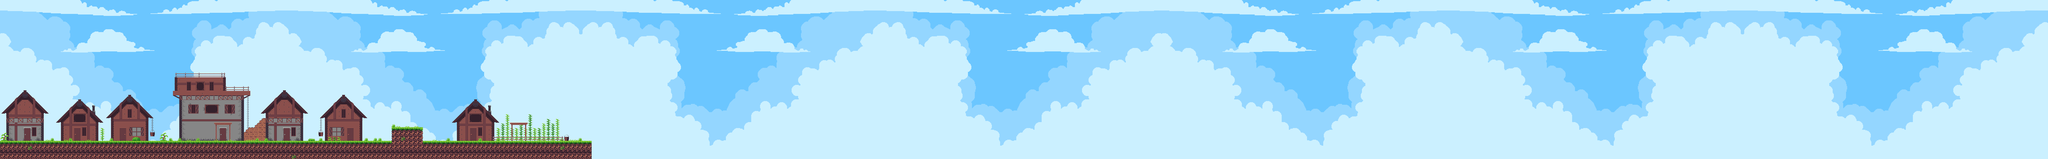

Tiled map render using the project's own tile images. Description and the map definition, with tile-layer contents summarised, below:
An orthogonal 450x35 tile map with 16x16 px tiles, 7 tile layers (Back 1, Houses, Top layer, Grass, ...), 2 tilesets, 1 image layer.

<map version="1.2" tiledversion="1.3.1" orientation="orthogonal" renderorder="right-down" compressionlevel="0" width="450" height="35" tilewidth="16" tileheight="16" infinite="0" nextlayerid="21" nextobjectid="11">
 <tileset firstgid="1" source="../tilesets/tileset_nature.tsx" />
 <tileset firstgid="376" source="../tilesets/tileset_house.tsx" />
 <imagelayer id="2" name="Backdrop">
  <image source="backdrop.png" width="7200" height="560" />
 </imagelayer>
 <layer id="20" name="Back 1" width="450" height="35">
  <data>[15750 cells, 22 non-empty, 6 distinct tile ids]</data>
 </layer>
 <group id="13" name="Houses">
  <layer id="8" name="Houses" width="450" height="35">
   <data>[15750 cells, 714 non-empty, 108 distinct tile ids]</data>
  </layer>
  <layer id="11" name="Top layer" width="450" height="35">
   <data>[15750 cells, 58 non-empty, 16 distinct tile ids]</data>
  </layer>
 </group>
 <group id="15" name="Grass">
  <layer id="1" name="Grass" width="450" height="35">
   <data>[15750 cells, 541 non-empty, 10 distinct tile ids]</data>
  </layer>
  <layer id="16" name="Foreground" width="450" height="35">
   <data>[15750 cells, 115 non-empty, 21 distinct tile ids]</data>
  </layer>
 </group>
 <layer id="18" name="Top Layer 1" width="450" height="35">
  <data>[15750 cells, 16 non-empty, 4 distinct tile ids]</data>
 </layer>
 <layer id="19" name="Top Layer 2" width="450" height="35">
  <data>[15750 cells, 16 non-empty, 9 distinct tile ids]</data>
 </layer>
</map>
